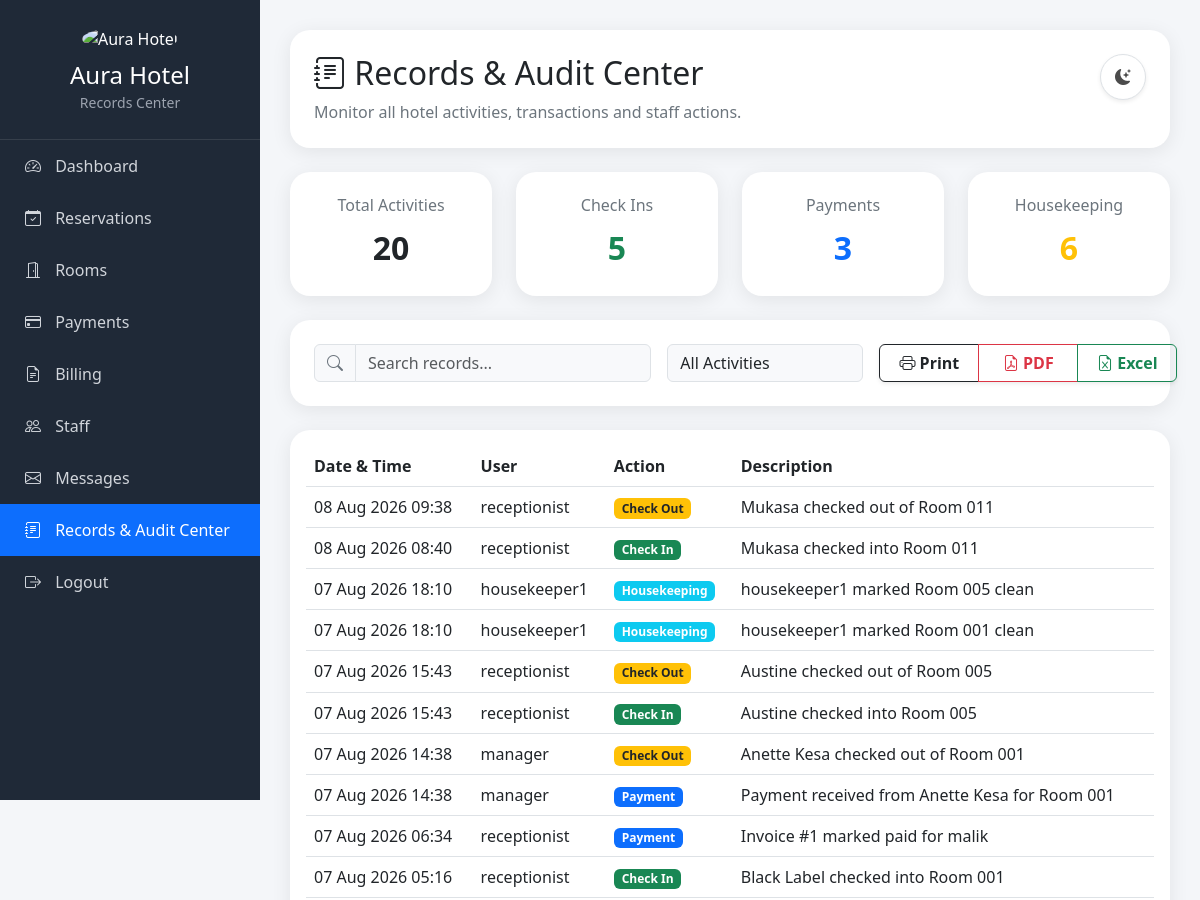
Before: /records/audit-dashboard/ (upper part) with the older database file.
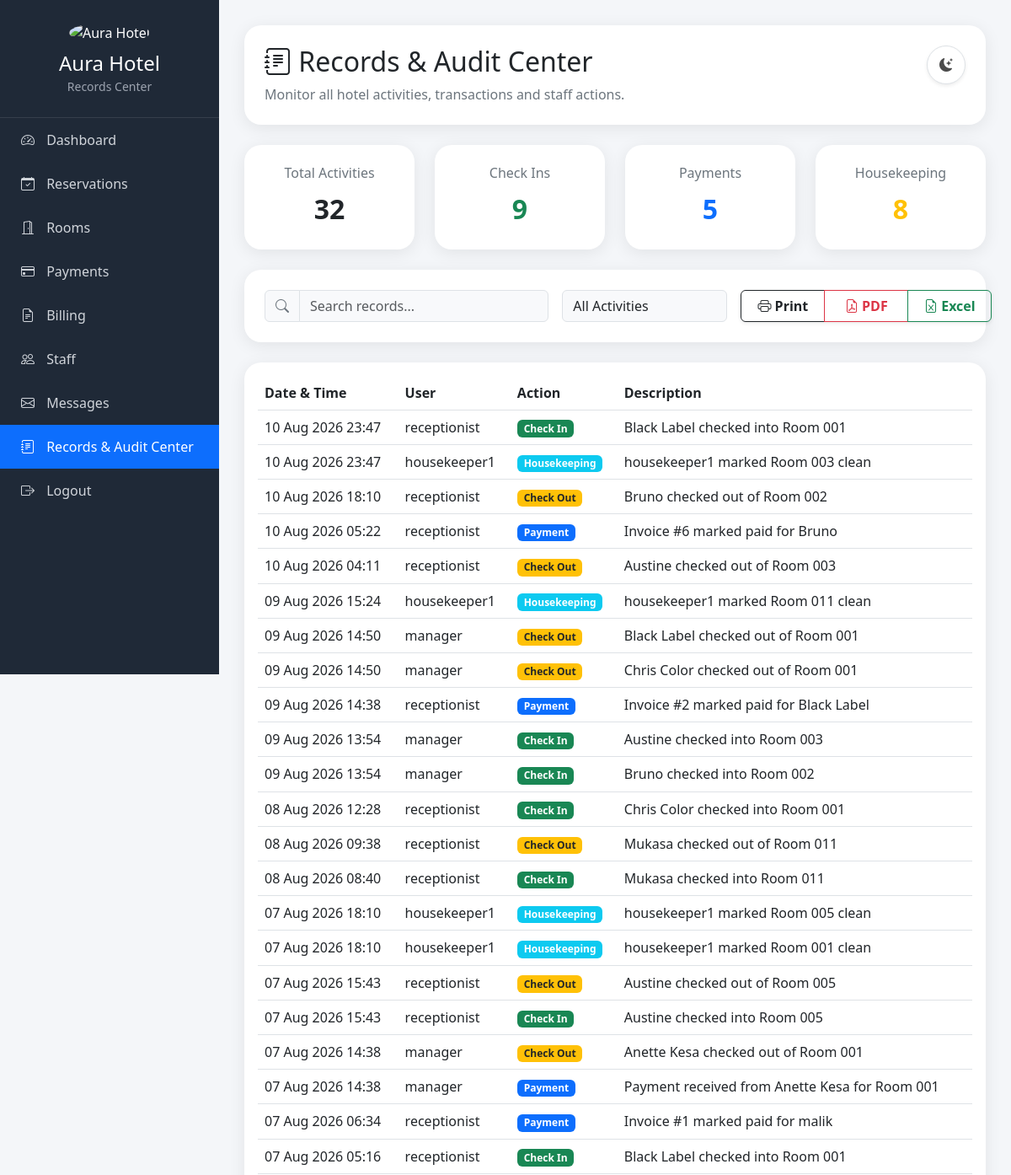
After: the same page with the newer database file.
### records/models.py (models this page shows, shortened)
class AuditLog(models.Model):
    ACTION_TYPES = (
        ('Reservation', 'Reservation'),
        ('Check In', 'Check In'),
        ('Check Out', 'Check Out'),
        ('Payment', 'Payment'),
        ('Housekeeping', 'Housekeeping'),
        ('Room Status', 'Room Status'),
        ('Staff', 'Staff'),
    )
    user = models.ForeignKey(
        User,
        on_delete=models.SET_NULL,
        null=True,
        blank=True
    )
    action_type = models.CharField(
        max_length=50,
        choices=ACTION_TYPES
    )
    description = models.TextField()
    created_at = models.DateTimeField(
        auto_now_add=True
    )

### records/views.py (the view)
def audit_dashboard(request):
    logs = AuditLog.objects.all().order_by('-created_at')
    context = {
        'logs': logs,
        'total_logs': logs.count(),
        'checkins': logs.filter(action_type='Check In').count(),
        'payments': logs.filter(action_type='Payment').count(),
        'checkouts': logs.filter(action_type='Check Out').count(),
        'housekeeping': logs.filter(action_type='Housekeeping').count(),
    }
    return render(
        request,
        'audit_dashboard.html',
        context
    )

### hotel/templates/audit_dashboard.html (shortened to what the changed rows need)
{% load static %}
<!DOCTYPE html>
<html lang="en">
<head>
<link href="https://cdn.jsdelivr.net/npm/bootstrap@5.3.3/dist/css/bootstrap.min.css" rel="stylesheet">
<link rel="stylesheet" href="https://cdn.jsdelivr.net/npm/bootstrap-icons@1.11.3/font/bootstrap-icons.min.css">
</head>
<body>
<div class="main-content">
    <div class="card card-custom p-4 mb-4">
        <div class="d-flex justify-content-between align-items-start flex-wrap gap-3">
            <div>
                <h2>
                    <i class="bi bi-journal-text"></i>
                    Records & Audit Center
                </h2>
            </div>
        </div>
    </div>
    <div class="row g-4 mb-4">
        <div class="col-md-3">
            <div class="card card-custom p-4 text-center">
                <h6 class="text-muted">Total Activities</h6>
                <div class="stat-number">{{ total_logs }}</div>
            </div>
        </div>
        <div class="col-md-3">
            <div class="card card-custom p-4 text-center">
                <h6 class="text-muted">Check Ins</h6>
                <div class="stat-number text-success">{{ checkins }}</div>
            </div>
        </div>
        <div class="col-md-3">
            <div class="card card-custom p-4 text-center">
                <h6 class="text-muted">Payments</h6>
                <div class="stat-number text-primary">{{ payments }}</div>
            </div>
        </div>
        <div class="col-md-3">
            <div class="card card-custom p-4 text-center">
                <h6 class="text-muted">Housekeeping</h6>
                <div class="stat-number text-warning">{{ housekeeping }}</div>
            </div>
        </div>
    </div>
    <div class="card card-custom">
        <div class="card-body">
            <div class="table-responsive">
                <table class="table table-hover" id="auditTable">
                    <thead>
                        <tr>
                            <th>Date &amp; Time</th>
                            <th>User</th>
                            <th>Action</th>
                            <th>Description</th>
                        </tr>
                    </thead>
                    <tbody>
                        {% for log in logs %}
                        <tr>
                            <td>{{ log.created_at|date:"d M Y H:i" }}</td>
                            <td>{{ log.user }}</td>
                            <td>
                                {% if log.action_type == 'Check In' %}
                                    <span class="badge bg-success">Check In</span>
                                {% elif log.action_type == 'Payment' %}
                                    <span class="badge bg-primary">Payment</span>
                                {% elif log.action_type == 'Check Out' %}
                                    <span class="badge bg-warning text-dark">Check Out</span>
                                {% elif log.action_type == 'Housekeeping' %}
                                    <span class="badge bg-info">Housekeeping</span>
                                {% else %}
                                    <span class="badge bg-secondary">{{ log.action_type }}</span>
                                {% endif %}
                            </td>
                            <td>{{ log.description }}</td>
                        </tr>
                        {% endfor %}
                    </tbody>
                </table>
            </div>
        </div>
    </div>
</div>
</body>
</html>

Changed rows visible on the page:
added AuditLog: created_at "10 Aug 2026 23:47", user "receptionist", action_type "Check In", description "Black Label checked into Room 001"
added AuditLog: created_at "10 Aug 2026 23:47", user "housekeeper1", action_type "Housekeeping", description "housekeeper1 marked Room 003 clean"
added AuditLog: created_at "10 Aug 2026 18:10", user "receptionist", action_type "Check Out", description "Bruno checked out of Room 002"
added AuditLog: created_at "10 Aug 2026 05:22", user "receptionist", action_type "Payment", description "Invoice #6 marked paid for Bruno"
added AuditLog: created_at "10 Aug 2026 04:11", user "receptionist", action_type "Check Out", description "Austine checked out of Room 003"
added AuditLog: created_at "09 Aug 2026 15:24", user "housekeeper1", action_type "Housekeeping", description "housekeeper1 marked Room 011 clean"
added AuditLog: created_at "09 Aug 2026 14:50", user "manager", action_type "Check Out", description "Black Label checked out of Room 001"
added AuditLog: created_at "09 Aug 2026 14:50", user "manager", action_type "Check Out", description "Chris Color checked out of Room 001"
added AuditLog: created_at "09 Aug 2026 14:38", user "receptionist", action_type "Payment", description "Invoice #2 marked paid for Black Label"
added AuditLog: created_at "09 Aug 2026 13:54", user "manager", action_type "Check In", description "Austine checked into Room 003"
added AuditLog: created_at "09 Aug 2026 13:54", user "manager", action_type "Check In", description "Bruno checked into Room 002"
added AuditLog: created_at "08 Aug 2026 12:28", user "receptionist", action_type "Check In", description "Chris Color checked into Room 001"
Other visible differences:
{{ total_logs }}: "20" → "32"
{{ checkins }}: "5" → "9"
{{ payments }}: "3" → "5"
{{ housekeeping }}: "6" → "8"
